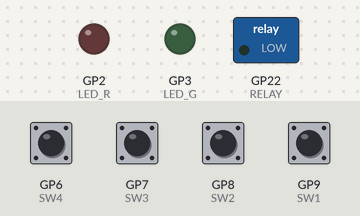
A program run on a simulated Raspberry Pi Pico running MicroPython. On the bench: switched loads named in the program (green lamp = pin HIGH), output pins drawn as LEDs (lit = HIGH). Inputs (shaded band) come from the test bench; at power-on: GP6 (SW4), GP7 (SW3), GP8 (SW2), GP9 (SW1) HIGH.

Above: at 1.2 s.
1.3 s: GP7 (SW3) pulled LOW for 0.15 s
At 2.4 s:
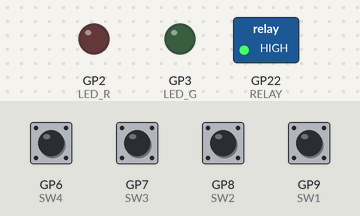
2.9 s: GP8 (SW2) pulled LOW for 0.15 s
At 3.5 s:
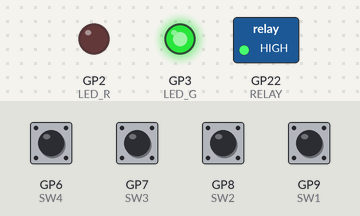
4.5 s: GP6 (SW4) pulled LOW for 0.15 s
At 4.9 s:
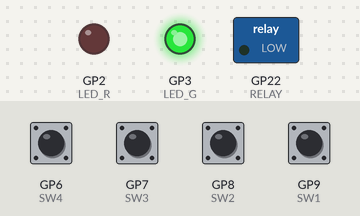
6.1 s: GP9 (SW1) pulled LOW for 0.15 s
At 6.17 s:
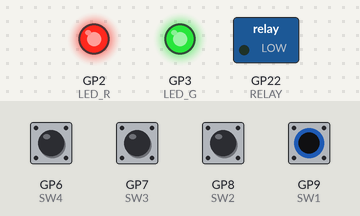
7.7 s: GP7 (SW3) pulled LOW for 1 s
At 8.3 s:
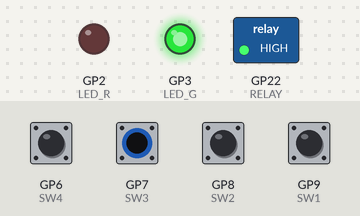
10.2 s: GP9 (SW1) pulled LOW for 1 s
At 10.5 s:
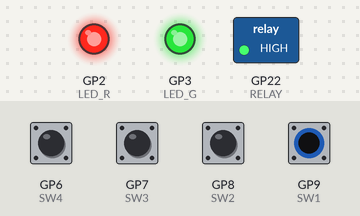
Timing chart, 0 to 13.2 s (numbered marks = the images above; inputs shaded):
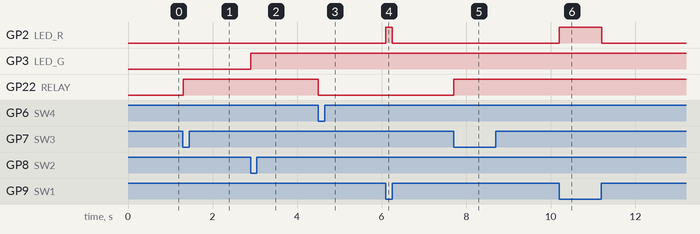

The program:

Ex2-3_SW_Test.py
```python
from machine import Pin # 從 machine 中導入 Pin 類別
import utime # 導入時間相關類別

# 初始化輸出腳
LED_R = Pin(2, machine.Pin.OUT)  #設定GP2 為輸出腳 (LED1)
LED_G = Pin(3, machine.Pin.OUT)  #設定GP3 為輸出腳 (LED2)
RELAY = Pin(22, machine.Pin.OUT) #設定GP22為輸出腳 (RELAY)

# 令 紅綠 LED 全部熄滅，繼電器釋放激磁
LED_R.off()
LED_G.off()
RELAY.off()

Relay_State = 0 # 宣告變數儲存繼電器目前狀態，初始值為 0（釋放）

# 初始化 SW1 ~ SW4 輸入腳
SW1 =  Pin(9, Pin.IN, Pin.PULL_UP) # 設定GP9為SW1輸入腳，且自帶pull high電阻
SW2 =  Pin(8, Pin.IN, Pin.PULL_UP) # 設定GP8為SW2輸入腳，且自帶pull high電阻
SW3 =  Pin(7, Pin.IN, Pin.PULL_UP) # 設定GP7為SW3輸入腳，且自帶pull high電阻
SW4 =  Pin(6, Pin.IN, Pin.PULL_UP) # 設定GP6為SW4輸入腳，且自帶pull high電阻

# 測試按鍵 SW1 ~ SW4
# 按下 SW1 紅色 LED 亮，放開則滅。
# 按下 SW2 綠色 LED 亮直到 SW2 再次按下。
# 按下 SW3 繼電器激磁，按下 SW4 繼電器釋放。

while True: # 若真則循環
    # 依 SW1 按鍵反相狀態點亮/熄減紅色 LED
    # 當 SW1 按下時接地，讀值為 0
    LED_R.value(SW1.value() == 0)

    if (SW2.value() == 0): # 若 SW2 按下
        LED_G.toggle() # 綠色 LED 反轉狀態
        utime.sleep(0.01) # 延時0.01秒(10ms)，去除機械彈跳

        while(SW2.value() == 0): # 等待 SW2 放開
            pass

    if (SW3.value() == 0): # 若 SW3 按下
        Relay_State = 1 # 繼電器目前狀態設為 1（激磁）

    if (SW4.value() == 0): # 若 SW4 按下
        Relay_State = 0 # 繼電器目前狀態設為 0（釋放）

    RELAY.value(Relay_State) # 依繼電器目前狀態變更動作

    utime.sleep(0.01) # 延時0.01秒(10ms)，去除機械彈跳
```

Measured:
- after the input at 1.3 s, GP22 (RELAY): LOW → HIGH at once
- after the input at 2.9 s, GP3 (LED_G): LOW → HIGH at once
- after the input at 4.5 s, GP22 (RELAY): HIGH → LOW at once
- after the input at 6.1 s, GP2 (LED_R): LOW → HIGH at once, → LOW 0.15 s later
- after the input at 7.7 s, GP22 (RELAY): LOW → HIGH at once
- after the input at 10.2 s, GP2 (LED_R): LOW → HIGH at once, → LOW 1.0 s later
